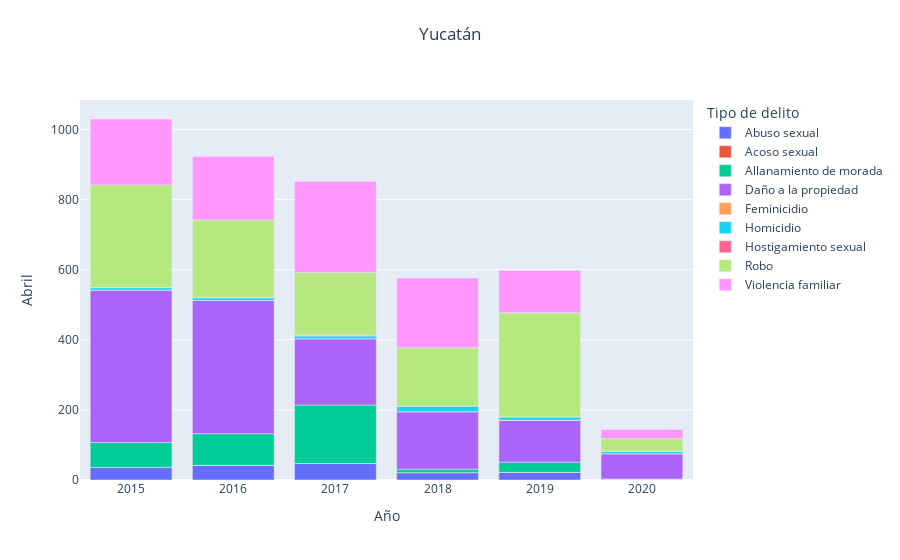

The code cell stored with this chart in its notebook:
### Code cell
entidad = 'Yucatán'
mes = 'Abril'
fig = px.bar(data2[data2['Entidad'] == entidad].groupby(['Año', 'Entidad', 'Tipo de delito']).sum().reset_index()
                   ,x = 'Año', y = mes, color='Tipo de delito', title=entidad)
fig.update_layout(
    title={
        'text': entidad,
        'y':0.95,
        'x':0.5,
        'xanchor': 'center',
        'yanchor': 'top'})
fig.show()

### Figure 1 — Plotly figure (JSON) as saved in the notebook; plotly's stock layout.template omitted (floating-point values rounded to 4 significant figures)
{"data": [{"alignmentgroup": "True", "hovertemplate": "Tipo de delito=Abuso sexual<br>Año=%{x}<br>Abril=%{y}<extra></extra>", "legendgroup": "Abuso sexual", "marker": {"color": "#636efa"}, "name": "Abuso sexual", "offsetgroup": "Abuso sexual", "orientation": "v", "showlegend": true, "textposition": "auto", "type": "bar", "x": [2015, 2016, 2017, 2018, 2019, 2020], "xaxis": "x", "y": [36, 42, 47, 21, 22, 2], "yaxis": "y"}, {"alignmentgroup": "True", "hovertemplate": "Tipo de delito=Acoso sexual<br>Año=%{x}<br>Abril=%{y}<extra></extra>", "legendgroup": "Acoso sexual", "marker": {"color": "#EF553B"}, "name": "Acoso sexual", "offsetgroup": "Acoso sexual", "orientation": "v", "showlegend": true, "textposition": "auto", "type": "bar", "x": [2015, 2016, 2017, 2018, 2019, 2020], "xaxis": "x", "y": [0, 0, 0, 0, 0, 1], "yaxis": "y"}, {"alignmentgroup": "True", "hovertemplate": "Tipo de delito=Allanamiento de morada<br>Año=%{x}<br>Abril=%{y}<extra></extra>", "legendgroup": "Allanamiento de morada", "marker": {"color": "#00cc96"}, "name": "Allanamiento de morada", "offsetgroup": "Allanamiento de morada", "orientation": "v", "showlegend": true, "textposition": "auto", "type": "bar", "x": [2015, 2016, 2017, 2018, 2019, 2020], "xaxis": "x", "y": [71, 90, 167, 10, 29, 0], "yaxis": "y"}, {"alignmentgroup": "True", "hovertemplate": "Tipo de delito=Daño a la propiedad<br>Año=%{x}<br>Abril=%{y}<extra></extra>", "legendgroup": "Daño a la propiedad", "marker": {"color": "#ab63fa"}, "name": "Daño a la propiedad", "offsetgroup": "Daño a la propiedad", "orientation": "v", "showlegend": true, "textposition": "auto", "type": "bar", "x": [2015, 2016, 2017, 2018, 2019, 2020], "xaxis": "x", "y": [435, 381, 189, 164, 119, 72], "yaxis": "y"}, {"alignmentgroup": "True", "hovertemplate": "Tipo de delito=Feminicidio<br>Año=%{x}<br>Abril=%{y}<extra></extra>", "legendgroup": "Feminicidio", "marker": {"color": "#FFA15A"}, "name": "Feminicidio", "offsetgroup": "Feminicidio", "orientation": "v", "showlegend": true, "textposition": "auto", "type": "bar", "x": [2015, 2016, 2017, 2018, 2019, 2020], "xaxis": "x", "y": [0, 0, 0, 0, 1, 0], "yaxis": "y"}, {"alignmentgroup": "True", "hovertemplate": "Tipo de delito=Homicidio<br>Año=%{x}<br>Abril=%{y}<extra></extra>", "legendgroup": "Homicidio", "marker": {"color": "#19d3f3"}, "name": "Homicidio", "offsetgroup": "Homicidio", "orientation": "v", "showlegend": true, "textposition": "auto", "type": "bar", "x": [2015, 2016, 2017, 2018, 2019, 2020], "xaxis": "x", "y": [7, 7, 8, 16, 9, 7], "yaxis": "y"}, {"alignmentgroup": "True", "hovertemplate": "Tipo de delito=Hostigamiento sexual<br>Año=%{x}<br>Abril=%{y}<extra></extra>", "legendgroup": "Hostigamiento sexual", "marker": {"color": "#FF6692"}, "name": "Hostigamiento sexual", "offsetgroup": "Hostigamiento sexual", "orientation": "v", "showlegend": true, "textposition": "auto", "type": "bar", "x": [2015, 2016, 2017, 2018, 2019, 2020], "xaxis": "x", "y": [0, 1, 2, 0, 0, 0], "yaxis": "y"}, {"alignmentgroup": "True", "hovertemplate": "Tipo de delito=Robo<br>Año=%{x}<br>Abril=%{y}<extra></extra>", "legendgroup": "Robo", "marker": {"color": "#B6E880"}, "name": "Robo", "offsetgroup": "Robo", "orientation": "v", "showlegend": true, "textposition": "auto", "type": "bar", "x": [2015, 2016, 2017, 2018, 2019, 2020], "xaxis": "x", "y": [293, 221, 179, 166, 297, 36], "yaxis": "y"}, {"alignmentgroup": "True", "hovertemplate": "Tipo de delito=Violencia familiar<br>Año=%{x}<br>Abril=%{y}<extra></extra>", "legendgroup": "Violencia familiar", "marker": {"color": "#FF97FF"}, "name": "Violencia familiar", "offsetgroup": "Violencia familiar", "orientation": "v", "showlegend": true, "textposition": "auto", "type": "bar", "x": [2015, 2016, 2017, 2018, 2019, 2020], "xaxis": "x", "y": [188, 181, 260, 199, 121, 26], "yaxis": "y"}], "layout": {"barmode": "relative", "legend": {"title": {"text": "Tipo de delito"}, "tracegroupgap": 0}, "title": {"text": "Yucatán", "x": 0.5, "xanchor": "center", "y": 0.95, "yanchor": "top"}, "xaxis": {"anchor": "y", "domain": [0, 1], "title": {"text": "Año"}}, "yaxis": {"anchor": "x", "domain": [0, 1], "title": {"text": "Abril"}}}}
